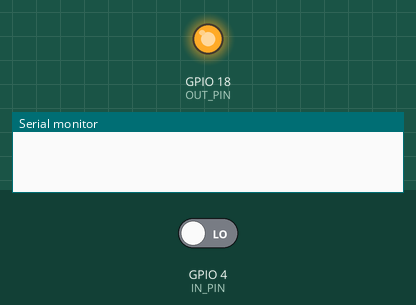
Simulated run of this program. Board: ESP32-S3. Shown: output pins drawn as LEDs (lit = HIGH), the last lines printed to the serial monitor. The test bench sets the inputs (shaded band); at power-on: GPIO 4 (IN_PIN) LOW.

Above: at 1.2 s.
1.3 s: GPIO 4 (IN_PIN) driven HIGH
At 1.7 s:
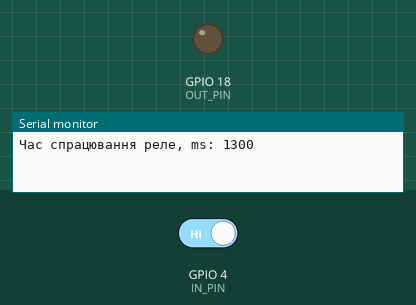
Timing chart, 0 to 4.3 s (numbered marks = the images above; inputs shaded):
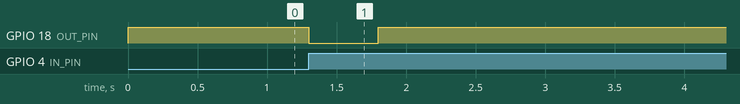

Measured:
- after the input at 1.3 s, GPIO 18 (OUT_PIN): HIGH → LOW at once, → HIGH 0.50 s later

The program:

main.cpp
```cpp
#include <Arduino.h>

constexpr uint8_t IN_PIN = 4;
constexpr uint8_t OUT_PIN = 18;

volatile unsigned long releTriggerTime = 0;
volatile bool releIsOff = false;

uint8_t loopCount = 0;
unsigned long SumTime = 0;

bool waiting = false;
unsigned long startTime = 0;

void IRAM_ATTR stateISR() {
    releIsOff = true;
    releTriggerTime = millis();
}

void setup() {
    Serial.begin(115200);
    pinMode(IN_PIN, INPUT_PULLDOWN);
    pinMode(OUT_PIN, OUTPUT);

    digitalWrite(OUT_PIN, LOW);   // початково реле вимкнене
    attachInterrupt(digitalPinToInterrupt(IN_PIN), stateISR, RISING);
}

void loop() {
    if (loopCount >= 10) return;

    if (waiting == false) {
        releIsOff = false;
        digitalWrite(OUT_PIN, HIGH);   // вмикаємо реле
        startTime = millis();          // запам'ятали момент старту
        waiting = true;
    }

    if (releIsOff == true && waiting == true) {
        unsigned long elapsed = releTriggerTime - startTime;
        Serial.print("Час спрацювання реле, ms: ");
        Serial.println(elapsed);

        SumTime += elapsed;
        releIsOff = false;
        digitalWrite(OUT_PIN, LOW);    // вимикаємо реле
        loopCount++;
        waiting = false;

        delay(500); // невелика пауза між вимірюваннями

        if (loopCount == 10) {
            unsigned long Ser_time = SumTime / 10;
            Serial.print("Середній час спрацювання реле, ms: ");
            Serial.println(Ser_time);
        }
    }
}
```
